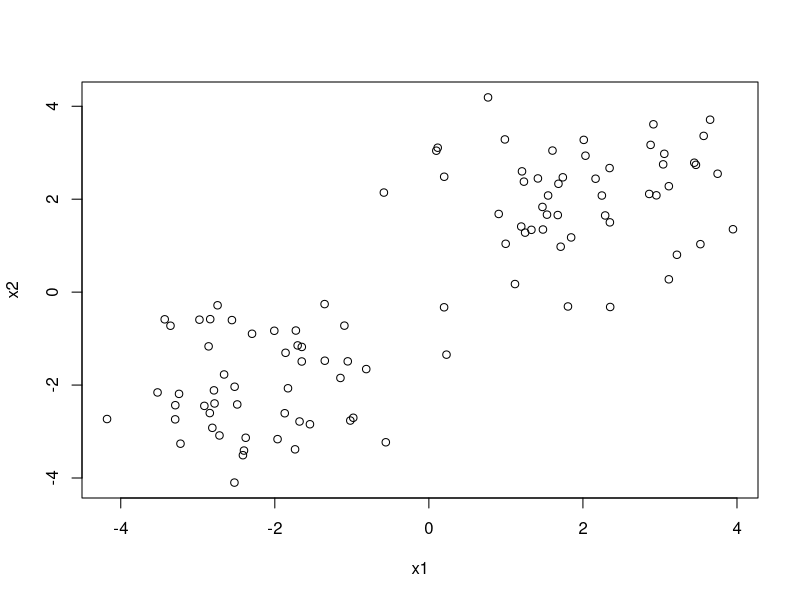
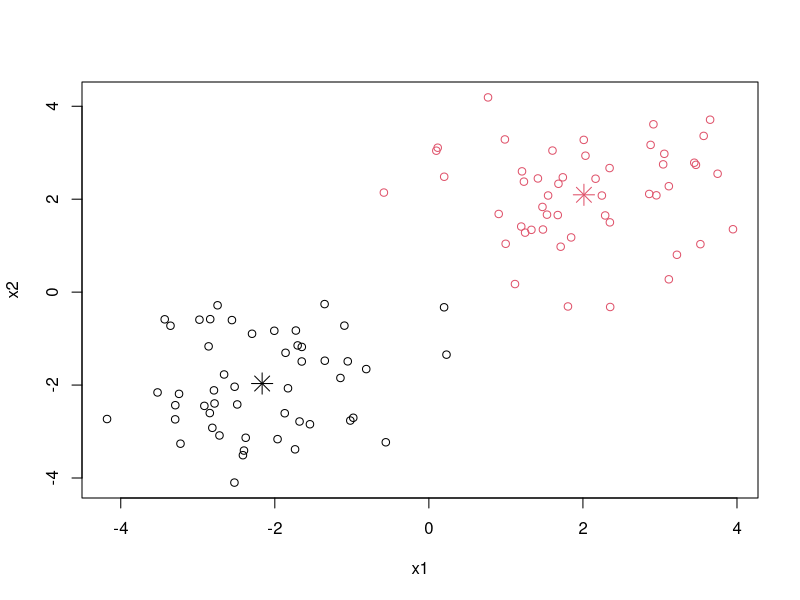

Write the R code that produced these figures, in order.
#first matrix a
a1 <- matrix(rnorm(50, 2, 1), nrow = 50, ncol = 1, byrow = TRUE)
a2 <- matrix(rnorm(50, -2, 1), nrow = 50, ncol = 1, byrow = TRUE)

#second matrix b
b3 <- matrix(rnorm(50, 2, 1), nrow = 50, ncol = 1, byrow = TRUE)
b4 <- matrix(rnorm(50, -2, 1), nrow = 50, ncol = 1, byrow = TRUE)

#bind matrices a , b
x1 <- rbind(a1,a2)
x2 <- rbind(b3,b4)

#visualize
plot(x1,x2)

#result matrix
z <- cbind(x1,x2)

#k means clustering
kc <- kmeans(z,2)

str(kc)
kc$centers
kc$cluster

plot(z, col = kc$cluster, xlab = "x1" , ylab ="x2")
points(kc$centers, col = 1:3, pch = 8, cex=2)
